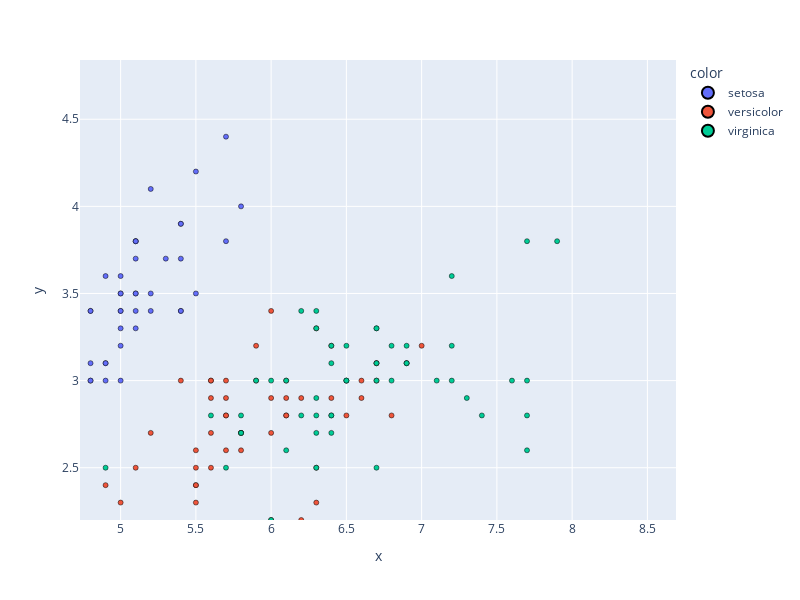

Source (notebook cell):
### Code cell
plotter = EmbeddingPlotter(data=X[:,0:2],
                           color=y_str)
display(plotter.plot())

### Figure 1 — Plotly figure (JSON) as saved in the notebook; plotly's stock layout.template omitted (floating-point values rounded to 4 significant figures)
{"data": [{"hovertemplate": "color=setosa<br>x=%{x}<br>y=%{y}<extra></extra>", "legendgroup": "setosa", "marker": {"color": "#636efa", "line": {"color": "black", "width": 0.5}, "size": 5, "symbol": "circle"}, "mode": "markers", "name": "setosa", "orientation": "v", "showlegend": true, "type": "scatter", "x": [5.1, 4.9, 4.7, 4.6, 5, 5.4, 4.6, 5, 4.4, 4.9, 5.4, 4.8, 4.8, 4.3, 5.8, 5.7, 5.4, 5.1, 5.7, 5.1, 5.4, 5.1, 4.6, 5.1, 4.8, 5, 5, 5.2, 5.2, 4.7, 4.8, 5.4, 5.2, 5.5, 4.9, 5, 5.5, 4.9, 4.4, 5.1, 5, 4.5, 4.4, 5, 5.1, 4.8, 5.1, 4.6, 5.3, 5], "xaxis": "x", "y": [3.5, 3, 3.2, 3.1, 3.6, 3.9, 3.4, 3.4, 2.9, 3.1, 3.7, 3.4, 3, 3, 4, 4.4, 3.9, 3.5, 3.8, 3.8, 3.4, 3.7, 3.6, 3.3, 3.4, 3, 3.4, 3.5, 3.4, 3.2, 3.1, 3.4, 4.1, 4.2, 3.1, 3.2, 3.5, 3.6, 3, 3.4, 3.5, 2.3, 3.2, 3.5, 3.8, 3, 3.8, 3.2, 3.7, 3.3], "yaxis": "y"}, {"hovertemplate": "color=versicolor<br>x=%{x}<br>y=%{y}<extra></extra>", "legendgroup": "versicolor", "marker": {"color": "#EF553B", "line": {"color": "black", "width": 0.5}, "size": 5, "symbol": "circle"}, "mode": "markers", "name": "versicolor", "orientation": "v", "showlegend": true, "type": "scatter", "x": [7, 6.4, 6.9, 5.5, 6.5, 5.7, 6.3, 4.9, 6.6, 5.2, 5, 5.9, 6, 6.1, 5.6, 6.7, 5.6, 5.8, 6.2, 5.6, 5.9, 6.1, 6.3, 6.1, 6.4, 6.6, 6.8, 6.7, 6, 5.7, 5.5, 5.5, 5.8, 6, 5.4, 6, 6.7, 6.3, 5.6, 5.5, 5.5, 6.1, 5.8, 5, 5.6, 5.7, 5.7, 6.2, 5.1, 5.7], "xaxis": "x", "y": [3.2, 3.2, 3.1, 2.3, 2.8, 2.8, 3.3, 2.4, 2.9, 2.7, 2, 3, 2.2, 2.9, 2.9, 3.1, 3, 2.7, 2.2, 2.5, 3.2, 2.8, 2.5, 2.8, 2.9, 3, 2.8, 3, 2.9, 2.6, 2.4, 2.4, 2.7, 2.7, 3, 3.4, 3.1, 2.3, 3, 2.5, 2.6, 3, 2.6, 2.3, 2.7, 3, 2.9, 2.9, 2.5, 2.8], "yaxis": "y"}, {"hovertemplate": "color=virginica<br>x=%{x}<br>y=%{y}<extra></extra>", "legendgroup": "virginica", "marker": {"color": "#00cc96", "line": {"color": "black", "width": 0.5}, "size": 5, "symbol": "circle"}, "mode": "markers", "name": "virginica", "orientation": "v", "showlegend": true, "type": "scatter", "x": [6.3, 5.8, 7.1, 6.3, 6.5, 7.6, 4.9, 7.3, 6.7, 7.2, 6.5, 6.4, 6.8, 5.7, 5.8, 6.4, 6.5, 7.7, 7.7, 6, 6.9, 5.6, 7.7, 6.3, 6.7, 7.2, 6.2, 6.1, 6.4, 7.2, 7.4, 7.9, 6.4, 6.3, 6.1, 7.7, 6.3, 6.4, 6, 6.9, 6.7, 6.9, 5.8, 6.8, 6.7, 6.7, 6.3, 6.5, 6.2, 5.9], "xaxis": "x", "y": [3.3, 2.7, 3, 2.9, 3, 3, 2.5, 2.9, 2.5, 3.6, 3.2, 2.7, 3, 2.5, 2.8, 3.2, 3, 3.8, 2.6, 2.2, 3.2, 2.8, 2.8, 2.7, 3.3, 3.2, 2.8, 3, 2.8, 3, 2.8, 3.8, 2.8, 2.8, 2.6, 3, 3.4, 3.1, 3, 3.1, 3.1, 3.1, 2.7, 3.2, 3.3, 3, 2.5, 3, 3.4, 3], "yaxis": "y"}], "layout": {"height": 600, "legend": {"itemsizing": "constant", "title": {"text": "color"}, "tracegroupgap": 0}, "margin": {"t": 60}, "width": 800, "xaxis": {"anchor": "y", "domain": [0, 1], "range": [4.73, 8.69], "title": {"text": "x"}}, "yaxis": {"anchor": "x", "domain": [0, 1], "range": [2.2, 4.84], "title": {"text": "y"}}}}
